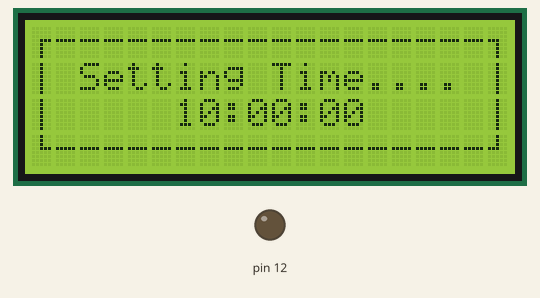
The sketch below on a simulated Arduino Uno, built with avr-gcc and run on an emulated ATmega328P. Parts: 20×4 character LCD, output pins drawn as LEDs (lit = HIGH).

Above: at 0.2 s.
At 2.35 s:
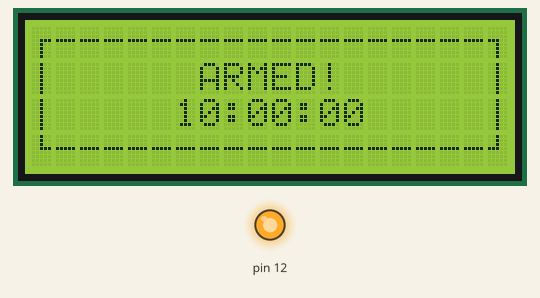
At 20.76 s:
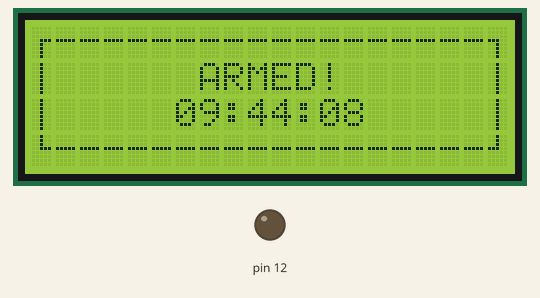
At 39.48 s:
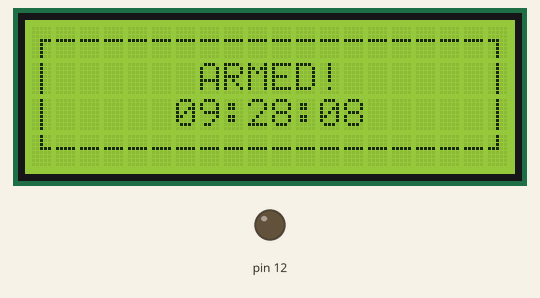
Timing chart, 0 to 40.0 s (numbered marks = the images above):
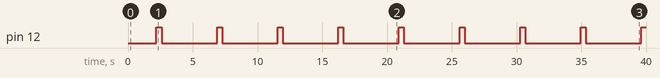

The sketch:

Countdown.ino
```cpp
#include "Wire.h" // For I2C
#include "LCD.h" // For LCD
#include "LiquidCrystal_I2C.h" // Added library*
LiquidCrystal_I2C lcd(0x3F,2,1,0,4,5,6,7); // 0x27 is the default I2C bus address of the backpack-see article

int waktu = 18000;
int bl = 0, hbl = 10;

byte verticalLine[8] = {
  B00100,
  B00100,
  B00100,
  B00100,
  B00100,
  B00100,
  B00100,
  B00100
};

byte char2[8] = {
  B00000,
  B00000,
  B00000,
  B11100,
  B00100,
  B00100,
  B00100,
  B00100
};

byte char1[8] = {
  B00000,
  B00000,
  B00000,
  B00111,
  B00100,
  B00100,
  B00100,
  B00100
};

byte char3[8] = {
  B00100,
  B00100,
  B00100,
  B00111,
  B00000,
  B00000,
  B00000,
  B00000
};

byte char4[8] = {
  B00100,
  B00100,
  B00100,
  B11100,
  B00000,
  B00000,
  B00000,
  B00000
};

void createCustomCharacters()
{
  lcd.createChar(0, verticalLine);
  lcd.createChar(1, char1);
  lcd.createChar(2, char2);
  lcd.createChar(3, char3);
  lcd.createChar(4, char4);
}

void printFrame()
{
  lcd.setCursor(1,0);
  lcd.print("------------------");
  lcd.setCursor(1,3);
  lcd.print("------------------");
  lcd.setCursor(0,1);
  lcd.write(byte(0));
  lcd.setCursor(0,2);
  lcd.write(byte(0));
  lcd.setCursor(19,1);
  lcd.write(byte(0));
  lcd.setCursor(19,2);
  lcd.write(byte(0));
  lcd.setCursor(0,0);
  lcd.write(byte(1));
  lcd.setCursor(19,0);
  lcd.write(byte(2));
  lcd.setCursor(0,3);
  lcd.write(byte(3));
  lcd.setCursor(19,3);
  lcd.write(byte(4));
}

void printTime(int detik)
{
  int milisecond,seconds,minutes,hour;
  String ms,sec,mint,hr;

  //hour=detik/108000;
  minutes=(detik%108000)/1800;
  seconds=((detik%108000)%1800)/30;
  milisecond=((detik%108000)%60)%30;

  ms = String(milisecond);
  sec = String(seconds);
  mint = String(minutes);
  //hr = String(hour);

  lcd.setCursor(6,2);
  //lcd.print(hr);
  //lcd.print(":");

  if(minutes<10)
  {
    mint = "0"+mint;
    lcd.print(mint);
  }else
  {
    lcd.print(minutes);
  }

  lcd.print(":");
  if(seconds<10)
  {
    sec = "0"+sec;
    lcd.print(sec);
  }else
  {
    lcd.print(seconds);
  }

  lcd.print(":");
  if(milisecond<10)
  {
    ms = "0"+ms;
    lcd.print(ms);
  }else
  {
    lcd.print(milisecond);
  }
}

void bling()
{
  if(waktu>=900 && bl==0)
  {digitalWrite(12,HIGH); bl=120; hbl=10;}
  else if(waktu>=600 && bl==0)
  {digitalWrite(12,HIGH); bl=90; hbl=10;}
  else if(waktu>=300 && bl==0)
  {digitalWrite(12,HIGH); bl=60; hbl=10;}
  else if(waktu>=150 && bl==0)
  {digitalWrite(12,HIGH); bl=30; hbl=10;}
  else if(waktu>=75 && bl==0)
  {digitalWrite(12,HIGH); bl=15; hbl=10;}
  else if(waktu>=1 && bl==0)
  {digitalWrite(12,HIGH); bl=5; hbl=2;}
  else if(waktu<=0)
  {digitalWrite(12,HIGH);}

  if(hbl==0)
  {digitalWrite(12,LOW);}

  bl--;hbl--;
}

void setup() {
  // put your setup code here, to run once:
  pinMode(12,OUTPUT);
  digitalWrite(12,LOW);
  lcd.setBacklightPin(3,POSITIVE); //BL,BL_POL
  lcd.setBacklight(HIGH);
  lcd.begin(20,4);
  createCustomCharacters();
  printFrame();
  lcd.setCursor(2,1);
  lcd.print("Setting Time....");
  printTime(waktu);
  delay(2000);
}

void loop() {
  // put your main code here, to run repeatedly:
  lcd.setCursor(1,1);
  lcd.print("      ARMED!      ");
  for(int i=waktu; i>=0; i--)
  {
        printTime(waktu);
        bling();
        waktu--;
        delay(30);
  }
}
```

Measured:
- by itself, pin 12: alternates HIGH for 0.39 s and LOW for 4.3 s
